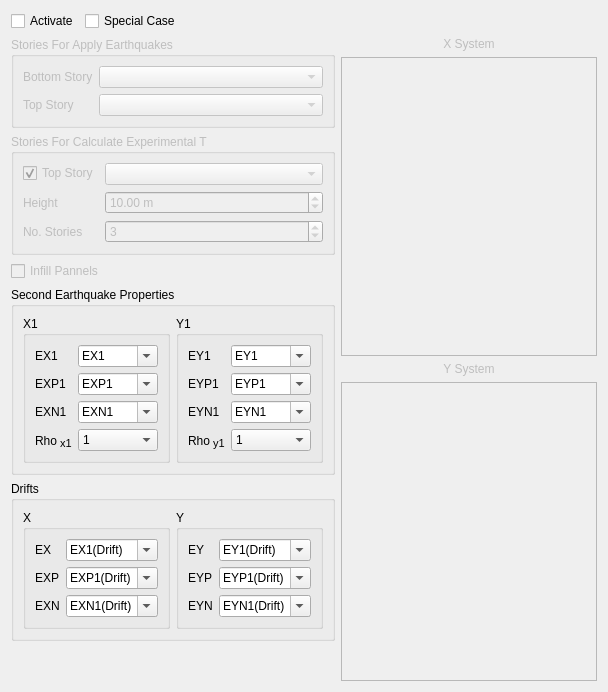
       <widget class="QWidget" name="tab_2">
        <attribute name="title">
         <string>Second System</string>
        </attribute>
        <layout class="QVBoxLayout" name="verticalLayout_7">
         <item>
          <layout class="QHBoxLayout" name="horizontalLayout_12">
           <item>
            <widget class="QCheckBox" name="activate_second_system">
             <property name="enabled">
              <bool>true</bool>
             </property>
             <property name="text">
              <string>Activate</string>
             </property>
            </widget>
           </item>
           <item>
            <widget class="QCheckBox" name="special_case">
             <property name="text">
              <string>Special Case</string>
             </property>
            </widget>
           </item>
           <item>
            <spacer name="horizontalSpacer">
             <property name="orientation">
              <enum>Qt::Horizontal</enum>
             </property>
             <property name="sizeHint" stdset="0">
              <size>
               <width>40</width>
               <height>20</height>
              </size>
             </property>
            </spacer>
           </item>
          </layout>
         </item>
         <item>
          <layout class="QHBoxLayout" name="horizontalLayout_4">
           <item>
            <layout class="QVBoxLayout" name="verticalLayout">
             <item>
              <widget class="QGroupBox" name="stories_for_apply_earthquake_groupox">
               <property name="enabled">
                <bool>false</bool>
               </property>
               <property name="title">
                <string>Stories For Apply Earthquakes</string>
               </property>
               <layout class="QFormLayout" name="formLayout_2">
                <item row="1" column="0">
                 <widget class="QLabel" name="label_16">
                  <property name="layoutDirection">
                   <enum>Qt::LeftToRight</enum>
                  </property>
                  <property name="text">
                   <string>Bottom Story</string>
                  </property>
                 </widget>
                </item>
                <item row="1" column="1">
                 <widget class="QComboBox" name="bot_x1_combo">
                  <property name="prefEntry" stdset="0">
                   <cstring>ostan</cstring>
                  </property>
                  <property name="prefPath" stdset="0">
                   <cstring>Mod/civilTools</cstring>
                  </property>
                 </widget>
                </item>
                <item row="2" column="0">
                 <widget class="QLabel" name="label_15">
                  <property name="layoutDirection">
                   <enum>Qt::LeftToRight</enum>
                  </property>
                  <property name="text">
                   <string>Top Story</string>
                  </property>
                 </widget>
                </item>
                <item row="2" column="1">
                 <widget class="QComboBox" name="top_x1_combo">
                  <property name="prefEntry" stdset="0">
                   <cstring>ostan</cstring>
                  </property>
                  <property name="prefPath" stdset="0">
                   <cstring>Mod/civilTools</cstring>
                  </property>
                 </widget>
                </item>
               </layout>
              </widget>
             </item>
             <item>
              <widget class="QGroupBox" name="stories_for_height_groupox">
               <property name="enabled">
                <bool>false</bool>
               </property>
               <property name="title">
                <string>Stories For Calculate Experimental T</string>
               </property>
               <layout class="QFormLayout" name="formLayout_3">
                <item row="1" column="0">
                 <widget class="QCheckBox" name="top_story_for_height_checkbox_1">
                  <property name="layoutDirection">
                   <enum>Qt::LeftToRight</enum>
                  </property>
                  <property name="text">
                   <string>Top Story</string>
                  </property>
                  <property name="checked">
                   <bool>true</bool>
                  </property>
                 </widget>
                </item>
                <item row="1" column="1">
                 <widget class="QComboBox" name="top_story_for_height1">
                  <property name="prefEntry" stdset="0">
                   <cstring>ostan</cstring>
                  </property>
                  <property name="prefPath" stdset="0">
                   <cstring>Mod/civilTools</cstring>
                  </property>
                 </widget>
                </item>
                <item row="4" column="0">
                 <widget class="QLabel" name="label_9">
                  <property name="layoutDirection">
                   <enum>Qt::LeftToRight</enum>
                  </property>
                  <property name="text">
                   <string>Height</string>
                  </property>
                 </widget>
                </item>
                <item row="4" column="1">
                 <widget class="QDoubleSpinBox" name="height_x1">
                  <property name="layoutDirection">
                   <enum>Qt::LeftToRight</enum>
                  </property>
                  <property name="suffix">
                   <string> m</string>
                  </property>
                  <property name="maximum">
                   <double>300.000000000000000</double>
                  </property>
                  <property name="value">
                   <double>10.000000000000000</double>
                  </property>
                  <property name="prefEntry" stdset="0">
                   <cstring>building_height</cstring>
                  </property>
                  <property name="prefPath" stdset="0">
                   <cstring>Mod/civilTools</cstring>
                  </property>
                 </widget>
                </item>
                <item row="5" column="0">
                 <widget class="QLabel" name="label_10">
                  <property name="layoutDirection">
                   <enum>Qt::LeftToRight</enum>
                  </property>
                  <property name="text">
                   <string>No. Stories</string>
                  </property>
                 </widget>
                </item>
                <item row="5" column="1">
                 <widget class="QSpinBox" name="no_of_story_x1">
                  <property name="minimum">
                   <number>1</number>
                  </property>
                  <property name="value">
                   <number>3</number>
                  </property>
                 </widget>
                </item>
               </layout>
              </widget>
             </item>
             <item>
              <widget class="QCheckBox" name="infill_1">
               <property name="enabled">
                <bool>false</bool>
               </property>
               <property name="layoutDirection">
                <enum>Qt::LeftToRight</enum>
               </property>
               <property name="text">
                <string>Infill Pannels</string>
               </property>
               <property name="checked">
                <bool>false</bool>
               </property>
               <property name="prefEntry" stdset="0">
                <cstring>is_infill</cstring>
               </property>
               <property name="prefPath" stdset="0">
                <cstring>Mod/Civil</cstring>
               </property>
              </widget>
             </item>
             <item>
              <widget class="QGroupBox" name="second_earthquake_properties">
               <property name="enabled">
                <bool>true</bool>
               </property>
               <property name="title">
                <string>Second Earthquake Properties</string>
               </property>
               <property name="checkable">
                <bool>false</bool>
               </property>
               <property name="checked">
                <bool>false</bool>
               </property>
               <layout class="QHBoxLayout" name="horizontalLayout_7">
                <item>
                 <widget class="QGroupBox" name="second_system_group_x">
                  <property name="enabled">
                   <bool>true</bool>
                  </property>
                  <property name="title">
                   <string>X1</string>
                  </property>
                  <layout class="QFormLayout" name="formLayout_7">
                   <item row="0" column="0">
                    <widget class="QLabel" name="label_19">
                     <property name="enabled">
                      <bool>true</bool>
                     </property>
                     <property name="text">
                      <string>EX1</string>
                     </property>
                    </widget>
                   </item>
                   <item row="0" column="1">
                    <widget class="QComboBox" name="ex1_combobox">
                     <property name="enabled">
                      <bool>true</bool>
                     </property>
                     <property name="editable">
                      <bool>true</bool>
                     </property>
                     <item>
                      <property name="text">
                       <string>EX1</string>
                      </property>
                     </item>
                    </widget>
                   </item>
                   <item row="1" column="0">
                    <widget class="QLabel" name="label_24">
                     <property name="enabled">
                      <bool>true</bool>
                     </property>
                     <property name="text">
                      <string>EXP1</string>
                     </property>
                    </widget>
                   </item>
                   <item row="1" column="1">
                    <widget class="QComboBox" name="exp1_combobox">
                     <property name="enabled">
                      <bool>true</bool>
                     </property>
                     <property name="editable">
                      <bool>true</bool>
                     </property>
                     <item>
                      <property name="text">
                       <string>EXP1</string>
                      </property>
                     </item>
                    </widget>
                   </item>
                   <item row="2" column="0">
                    <widget class="QLabel" name="label_25">
                     <property name="enabled">
                      <bool>true</bool>
                     </property>
                     <property name="text">
                      <string>EXN1</string>
                     </property>
                    </widget>
                   </item>
                   <item row="2" column="1">
                    <widget class="QComboBox" name="exn1_combobox">
                     <property name="enabled">
                      <bool>true</bool>
                     </property>
                     <property name="editable">
                      <bool>true</bool>
                     </property>
                     <item>
                      <property name="text">
                       <string>EXN1</string>
                      </property>
                     </item>
                    </widget>
                   </item>
                   <item row="3" column="0">
                    <widget class="QLabel" name="label_29">
                     <property name="enabled">
                      <bool>true</bool>
                     </property>
                     <property name="text">
                      <string>&lt;html&gt;&lt;head/&gt;&lt;body&gt;&lt;p&gt;Rho&lt;span style=&quot; font-size:12pt; vertical-align:sub;&quot;&gt; x1&lt;/span&gt;&lt;/p&gt;&lt;/body&gt;&lt;/html&gt;</string>
                     </property>
                    </widget>
                   </item>
                   <item row="3" column="1">
                    <widget class="QComboBox" name="rhox1_combobox">
                     <property name="enabled">
                      <bool>true</bool>
                     </property>
                     <item>
                      <property name="text">
                       <string>1</string>
                      </property>
                     </item>
                     <item>
                      <property name="text">
                       <string>1.2</string>
                      </property>
                     </item>
                    </widget>
                   </item>
                  </layout>
                 </widget>
                </item>
                <item>
                 <widget class="QGroupBox" name="second_system_group_y">
                  <property name="title">
                   <string>Y1</string>
                  </property>
                  <layout class="QFormLayout" name="formLayout_8">
                   <item row="0" column="0">
                    <widget class="QLabel" name="label_26">
                     <property name="enabled">
                      <bool>true</bool>
                     </property>
                     <property name="text">
                      <string>EY1</string>
                     </property>
                    </widget>
                   </item>
                   <item row="0" column="1">
                    <widget class="QComboBox" name="ey1_combobox">
                     <property name="enabled">
                      <bool>true</bool>
                     </property>
                     <property name="editable">
                      <bool>true</bool>
                     </property>
                     <item>
                      <property name="text">
                       <string>EY1</string>
                      </property>
                     </item>
                    </widget>
                   </item>
                   <item row="1" column="0">
                    <widget class="QLabel" name="label_27">
                     <property name="enabled">
                      <bool>true</bool>
                     </property>
                     <property name="text">
                      <string>EYP1</string>
                     </property>
                    </widget>
                   </item>
                   <item row="1" column="1">
                    <widget class="QComboBox" name="eyp1_combobox">
                     <property name="enabled">
                      <bool>true</bool>
                     </property>
                     <property name="editable">
                      <bool>true</bool>
                     </property>
                     <item>
                      <property name="text">
                       <string>EYP1</string>
                      </property>
                     </item>
                    </widget>
                   </item>
                   <item row="2" column="0">
                    <widget class="QLabel" name="label_28">
                     <property name="enabled">
                      <bool>true</bool>
                     </property>
                     <property name="text">
                      <string>EYN1</string>
                     </property>
                    </widget>
                   </item>
                   <item row="2" column="1">
                    <widget class="QComboBox" name="eyn1_combobox">
                     <property name="enabled">
                      <bool>true</bool>
                     </property>
                     <property name="editable">
                      <bool>true</bool>
                     </property>
                     <item>
                      <property name="text">
                       <string>EYN1</string>
                      </property>
                     </item>
                    </widget>
                   </item>
                   <item row="3" column="0">
                    <widget class="QLabel" name="label_30">
                     <property name="enabled">
                      <bool>true</bool>
                     </property>
                     <property name="text">
                      <string>&lt;html&gt;&lt;head/&gt;&lt;body&gt;&lt;p&gt;Rho&lt;span style=&quot; font-size:12pt; vertical-align:sub;&quot;&gt; y1&lt;/span&gt;&lt;/p&gt;&lt;/body&gt;&lt;/html&gt;</string>
                     </property>
                    </widget>
                   </item>
                   <item row="3" column="1">
                    <widget class="QComboBox" name="rhoy1_combobox">
                     <property name="enabled">
                      <bool>true</bool>
                     </property>
                     <item>
                      <property name="text">
                       <string>1</string>
                      </property>
                     </item>
                     <item>
                      <property name="text">
                       <string>1.2</string>
                      </property>
                     </item>
                    </widget>
                   </item>
                  </layout>
                 </widget>
                </item>
               </layout>
              </widget>
             </item>
             <item>
              <widget class="QGroupBox" name="second_earthquake_properties_drifts">
               <property name="enabled">
                <bool>true</bool>
               </property>
               <property name="title">
                <string>Drifts</string>
               </property>
               <property name="checkable">
                <bool>false</bool>
               </property>
               <property name="checked">
                <bool>false</bool>
               </property>
               <layout class="QHBoxLayout" name="horizontalLayout_17">
                <item>
                 <widget class="QGroupBox" name="second_system_drift_group_x">
                  <property name="enabled">
                   <bool>true</bool>
                  </property>
                  <property name="title">
                   <string>X</string>
                  </property>
                  <layout class="QFormLayout" name="formLayout_17">
                   <item row="0" column="0">
                    <widget class="QLabel" name="label_22">
                     <property name="enabled">
                      <bool>true</bool>
                     </property>
                     <property name="text">
                      <string>EX</string>
                     </property>
                    </widget>
                   </item>
                   <item row="0" column="1">
                    <widget class="QComboBox" name="ex1_drift_combobox">
                     <property name="enabled">
                      <bool>true</bool>
                     </property>
                     <property name="editable">
                      <bool>true</bool>
                     </property>
                     <item>
                      <property name="text">
                       <string>EX1(Drift)</string>
                      </property>
                     </item>
                    </widget>
                   </item>
                   <item row="1" column="0">
                    <widget class="QLabel" name="label_74">
                     <property name="enabled">
                      <bool>true</bool>
                     </property>
                     <property name="text">
                      <string>EXP</string>
                     </property>
                    </widget>
                   </item>
                   <item row="1" column="1">
                    <widget class="QComboBox" name="exp1_drift_combobox">
                     <property name="enabled">
                      <bool>true</bool>
                     </property>
                     <property name="editable">
                      <bool>true</bool>
                     </property>
                     <item>
                      <property name="text">
                       <string>EXP1(Drift)</string>
                      </property>
                     </item>
                    </widget>
                   </item>
                   <item row="2" column="0">
                    <widget class="QLabel" name="label_75">
                     <property name="enabled">
                      <bool>true</bool>
                     </property>
                     <property name="text">
                      <string>EXN</string>
                     </property>
                    </widget>
                   </item>
                   <item row="2" column="1">
                    <widget class="QComboBox" name="exn1_drift_combobox">
                     <property name="enabled">
                      <bool>true</bool>
                     </property>
                     <property name="editable">
                      <bool>true</bool>
                     </property>
                     <item>
                      <property name="text">
                       <string>EXN1(Drift)</string>
                      </property>
                     </item>
                    </widget>
                   </item>
                  </layout>
                 </widget>
                </item>
                <item>
                 <widget class="QGroupBox" name="second_system_drift_group_y">
                  <property name="enabled">
                   <bool>true</bool>
                  </property>
                  <property name="title">
                   <string>Y</string>
                  </property>
                  <layout class="QFormLayout" name="formLayout_18">
                   <item row="0" column="0">
                    <widget class="QLabel" name="label_77">
                     <property name="enabled">
                      <bool>true</bool>
                     </property>
                     <property name="text">
                      <string>EY</string>
                     </property>
                    </widget>
                   </item>
                   <item row="0" column="1">
                    <widget class="QComboBox" name="ey1_drift_combobox">
                     <property name="enabled">
                      <bool>true</bool>
                     </property>
                     <property name="editable">
                      <bool>true</bool>
                     </property>
                     <item>
                      <property name="text">
                       <string>EY1(Drift)</string>
                      </property>
                     </item>
                    </widget>
                   </item>
                   <item row="1" column="0">
                    <widget class="QLabel" name="label_78">
                     <property name="enabled">
                      <bool>true</bool>
                     </property>
                     <property name="text">
                      <string>EYP</string>
                     </property>
                    </widget>
                   </item>
                   <item row="1" column="1">
                    <widget class="QComboBox" name="eyp1_drift_combobox">
                     <property name="enabled">
                      <bool>true</bool>
                     </property>
                     <property name="editable">
                      <bool>true</bool>
                     </property>
                     <item>
                      <property name="text">
                       <string>EYP1(Drift)</string>
                      </property>
                     </item>
                    </widget>
                   </item>
                   <item row="2" column="0">
                    <widget class="QLabel" name="label_79">
                     <property name="enabled">
                      <bool>true</bool>
                     </property>
                     <property name="text">
                      <string>EYN</string>
                     </property>
                    </widget>
                   </item>
                   <item row="2" column="1">
                    <widget class="QComboBox" name="eyn1_drift_combobox">
                     <property name="enabled">
                      <bool>true</bool>
                     </property>
                     <property name="editable">
                      <bool>true</bool>
                     </property>
                     <item>
                      <property name="text">
                       <string>EYN1(Drift)</string>
                      </property>
                     </item>
                    </widget>
                   </item>
                  </layout>
                 </widget>
                </item>
               </layout>
              </widget>
             </item>
             <item>
              <spacer name="verticalSpacer_2">
               <property name="orientation">
                <enum>Qt::Vertical</enum>
               </property>
               <property name="sizeHint" stdset="0">
                <size>
                 <width>20</width>
                 <height>40</height>
                </size>
               </property>
              </spacer>
             </item>
            </layout>
           </item>
           <item>
            <layout class="QVBoxLayout" name="verticalLayout_5">
             <item>
              <widget class="QLabel" name="x_system_label">
               <property name="enabled">
                <bool>false</bool>
               </property>
               <property name="text">
                <string>X System</string>
               </property>
               <property name="alignment">
                <set>Qt::AlignCenter</set>
               </property>
              </widget>
             </item>
             <item>
              <widget class="QTreeView" name="x_treeview_1">
               <property name="enabled">
                <bool>false</bool>
               </property>
               <property name="layoutDirection">
                <enum>Qt::RightToLeft</enum>
               </property>
              </widget>
             </item>
             <item>
              <widget class="QLabel" name="y_system_label">
               <property name="enabled">
                <bool>false</bool>
               </property>
               <property name="text">
                <string>Y System</string>
               </property>
               <property name="alignment">
                <set>Qt::AlignCenter</set>
               </property>
              </widget>
             </item>
             <item>
              <widget class="QTreeView" name="y_treeview_1">
               <property name="enabled">
                <bool>false</bool>
               </property>
               <property name="layoutDirection">
                <enum>Qt::RightToLeft</enum>
               </property>
              </widget>
             </item>
            </layout>
           </item>
          </layout>
         </item>
        </layout>
       </widget>
